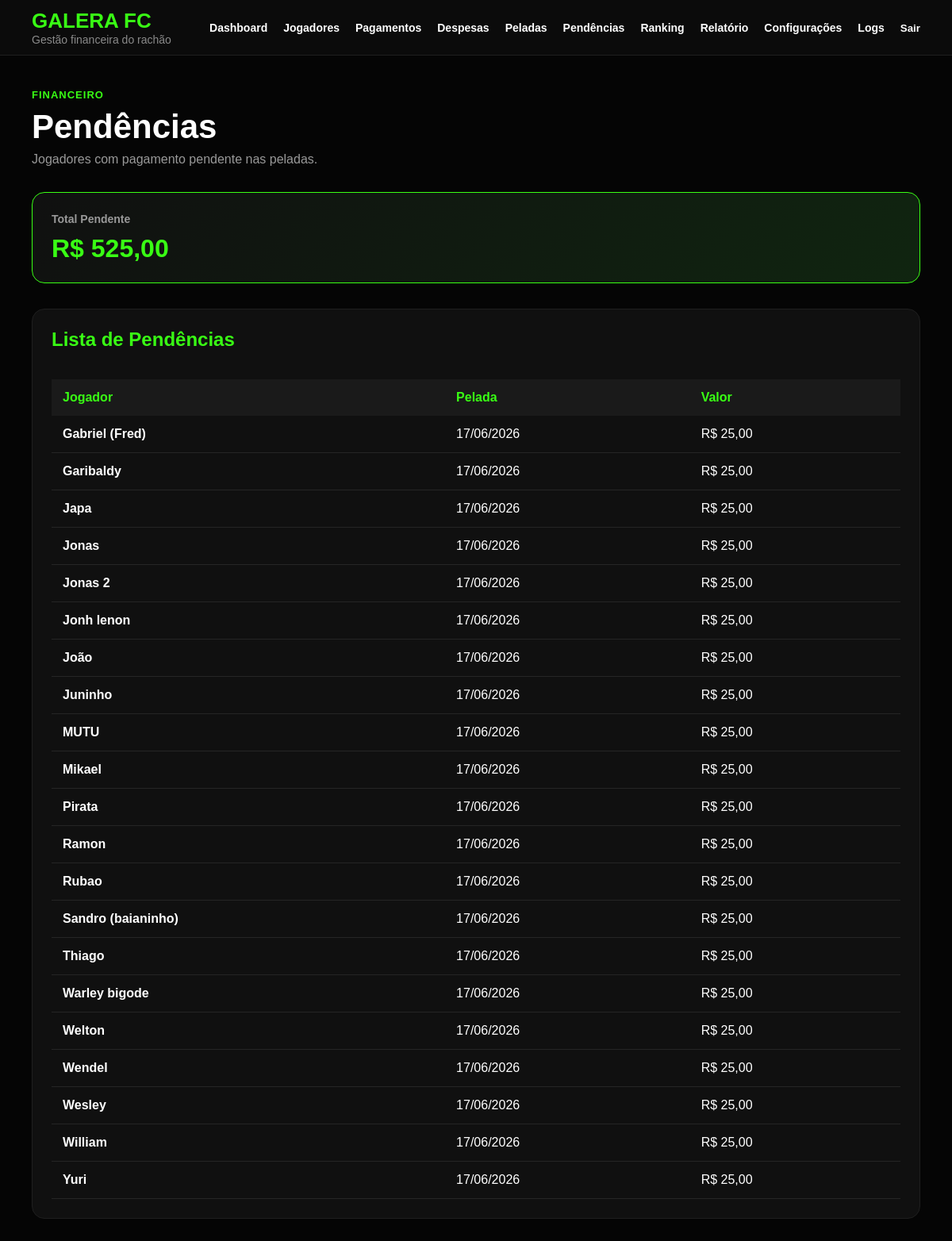
Before: /pendencias/ (signed in) with the older database file.
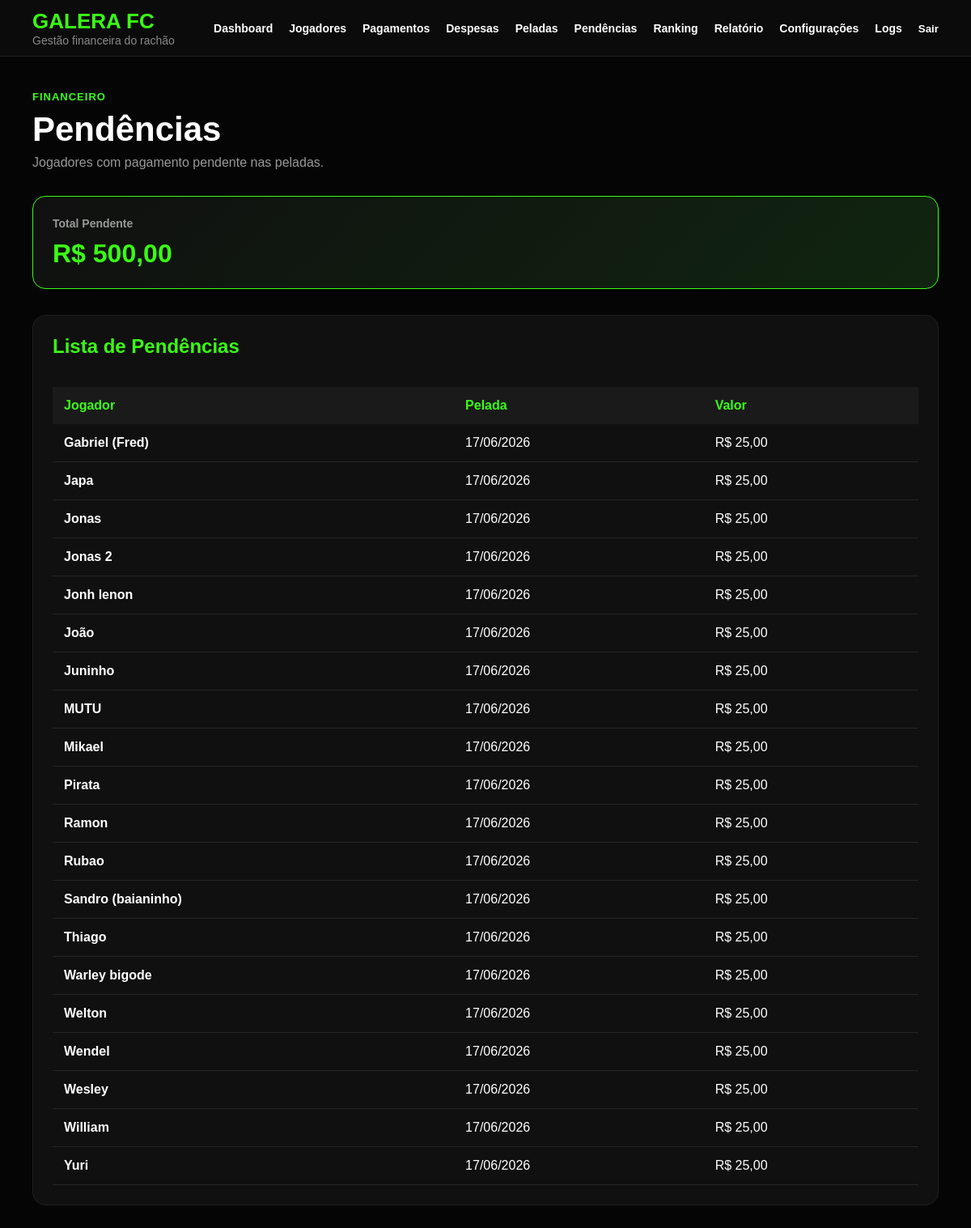
After: the same page with the newer database file.
### financeiro/models.py (models this page shows, shortened)
class PresencaPelada(models.Model):
    TIPO_LISTA_CHOICES = [
        ('GOLEIRO', 'Goleiro'),
        ('LISTA', 'Lista Principal'),
        ('RESERVA_CASA', 'Reserva de Casa'),
        ('RESERVA_VISITANTE', 'Reserva Visitante'),
    ]
    pelada = models.ForeignKey(
        Pelada,
        on_delete=models.CASCADE,
        related_name='presencas'
    )
    jogador = models.ForeignKey(
        Jogador,
        on_delete=models.CASCADE,
        related_name='presencas'
    )
    tipo_lista = models.CharField(
        max_length=20,
        choices=TIPO_LISTA_CHOICES,
        default='LISTA'
    )
    posicao_lista = models.PositiveIntegerField()
    confirmado = models.BooleanField(default=True)
    pago = models.BooleanField(default=False)
    isento = models.BooleanField(default=False)
    valor_cobrado = models.DecimalField(
        max_digits=10,
        decimal_places=2,
        default=0
    )
    observacao = models.TextField(blank=True)
    class Meta:
        unique_together = (
            ('pelada', 'jogador'),
            ('pelada', 'tipo_lista', 'posicao_lista'),
        )
        ordering = [
            'pelada',
            'tipo_lista',
            'posicao_lista'
        ]

class Jogador(models.Model):
    TIPO_CHOICES = [
        ('MENSALISTA', 'Mensalista'),
        ('DIARISTA', 'Diarista'),
        ('VISITANTE', 'Visitante'),
    ]
    nome = models.CharField(max_length=100)
    telefone = models.CharField(max_length=20, blank=True)
    tipo = models.CharField(
        max_length=20,
        choices=TIPO_CHOICES,
        default='DIARISTA'
    )
    valor_mensal = models.DecimalField(
        max_digits=10,
        decimal_places=2,
        default=0
    )
    desconto_percentual = models.DecimalField(
        max_digits=5,
        decimal_places=2,
        default=0
    )
    ativo = models.BooleanField(default=True)
    criado_em = models.DateTimeField(
        auto_now_add=True
    )

class Pelada(models.Model):
    data = models.DateField()
    horario = models.TimeField(blank=True, null=True)
    local = models.CharField(max_length=100, blank=True)
    valor_diaria = models.DecimalField(max_digits=10, decimal_places=2)
    custo_quadra = models.DecimalField(max_digits=10, decimal_places=2, default=0)
    observacao = models.TextField(blank=True)
    criada_em = models.DateTimeField(auto_now_add=True)

### financeiro/views.py (the view)
# urls.py: path('pendencias/', views.pendencias, name='pendencias'),
@login_required
def pendencias(request):
    pendencias = PresencaPelada.objects.select_related(
        'pelada',
        'jogador'
    ).filter(
        pago=False,
        isento=False,
        valor_cobrado__gt=0
    ).order_by(
        'pelada__data',
        'jogador__nome'
    )
    total_pendente = sum(
        item.valor_cobrado
        for item in pendencias
    )
    return render(
        request,
        'financeiro/pendencias.html',
        {
            'pendencias': pendencias,
            'total_pendente': total_pendente,
        }
    )

### templates/financeiro/pendencias.html (shortened to what this page needs)
{% extends 'financeiro/base.html' %}
{% block content %}
<div class="page-header">
   <span>Financeiro</span>
   <h1>Pendências</h1>
   <p>Jogadores com pagamento pendente nas peladas.</p>
</div>
<div class="cards">
   <div class="card highlight">
      <span>Total Pendente</span>
      <strong>R$ {{ total_pendente }}</strong>
   </div>
</div>
<div class="section">
   <div class="section-header">
      <h2>Lista de Pendências</h2>
   </div>
   <table class="table">
      <thead>
         <tr>
            <th>Jogador</th>
            <th>Pelada</th>
            <th>Valor</th>
         </tr>
      </thead>
      <tbody>
         {% for item in pendencias %}
         <tr>
            <td><strong>{{ item.jogador.nome }}</strong></td>
            <td>{{ item.pelada.data|date:"d/m/Y" }}</td>
            <td>R$ {{ item.valor_cobrado }}</td>
         </tr>
         {% empty %}
         <tr>
            <td colspan="4" class="empty">
               Nenhuma pendência encontrada.
            </td>
         </tr>
         {% endfor %}
      </tbody>
   </table>
</div>
{% endblock %}

Changed rows visible on the page:
no longer on this page (row edited): PresencaPelada: jogador.nome "Garibaldy", pelada.data "17/06/2026", valor_cobrado "25,00"
Other visible differences:
{{ total_pendente }}: "525,00" → "500,00"
